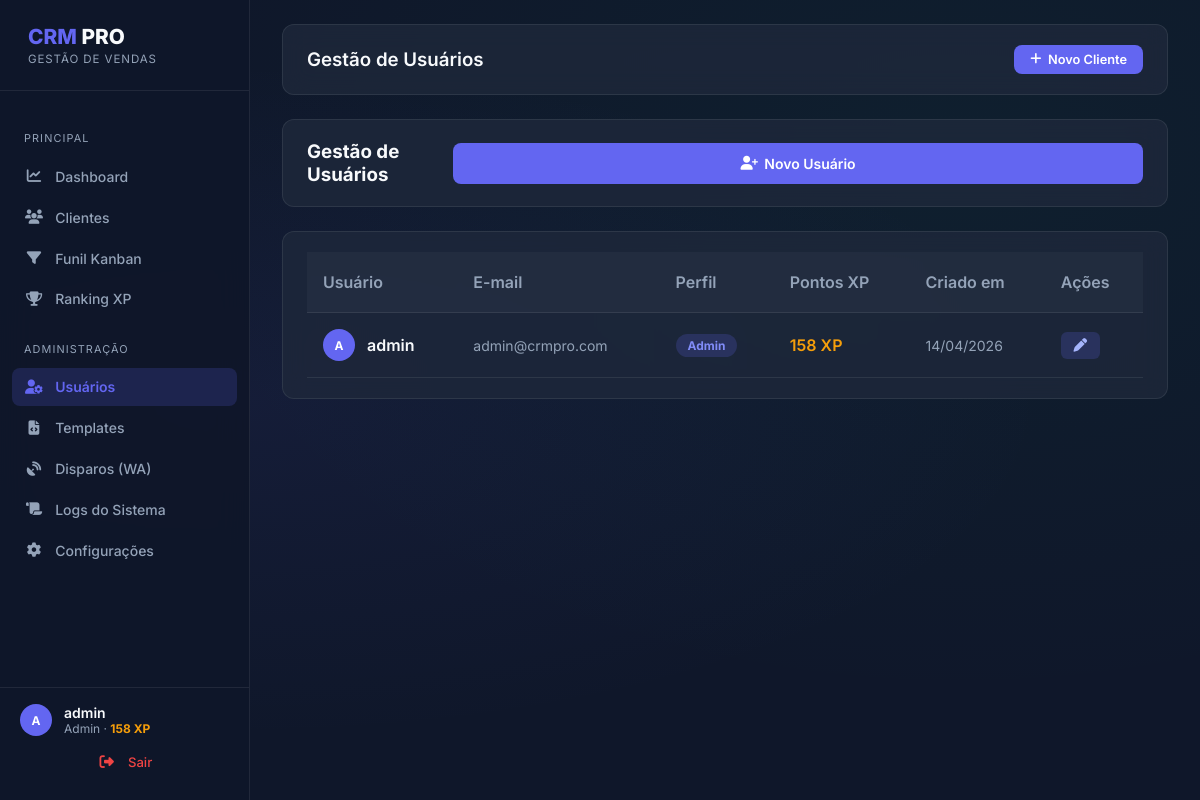
The app's page /admin/users (signed in) with its own data.
### app/models.py (models this page shows, shortened)
class User(UserMixin, db.Model):
    id = db.Column(db.Integer, primary_key=True)
    username = db.Column(db.String(64), index=True, unique=True)
    email = db.Column(db.String(120), index=True, unique=True)
    password_hash = db.Column(db.String(128))
    role = db.Column(db.String(20), default='vendedor') # 'admin', 'gerente', 'vendedor'
    performance_points = db.Column(db.Integer, default=0)
    created_at = db.Column(db.DateTime, default=datetime.utcnow)

### app/admin/routes.py (the view)
@bp.route('/users')
@login_required
@admin_required
def list_users():
    users = User.query.all()
    return render_template('admin/users.html', title='Gestão de Usuários', users=users)

### app/admin/routes.py (called while the page is built)
def admin_required(f):
    @wraps(f)
    def decorated_function(*args, **kwargs):
        if current_user.role not in ['admin', 'gerente']:
            flash('Você não tem permissão para acessar esta página.')
            return redirect(url_for('main.index'))
        return f(*args, **kwargs)
    return decorated_function

### app/models.py (called while the page is built)
@login.user_loader
def load_user(id):
    return User.query.get(int(id))

### app/templates/admin/users.html (shortened to what this page needs)
{% extends "base.html" %}
{% block content %}
<div class="header-glass mb-4 justify-between">
    <h3 class="m-0">Gestão de Usuários</h3>
    <a href="{{ url_for('admin.new_user') }}" class="btn-primary w-auto">
        <i class="fa-solid fa-user-plus"></i> Novo Usuário
    </a>
</div>
<div class="header-glass p-0 mb-4" style="overflow:hidden;display:block;">
    <div class="table-responsive">
        <table class="table-glass">
            <thead>
                <tr>
                    <th>Usuário</th>
                    <th>E-mail</th>
                    <th>Perfil</th>
                    <th>Pontos XP</th>
                    <th>Criado em</th>
                    <th>Ações</th>
                </tr>
            </thead>
            <tbody>
                {% for user in users %}
                <tr>
                    <td>
                        <div class="d-flex align-center gap-2">
                            <div class="avatar avatar-md"
                                 style="background:{% if user.role == 'admin' %}var(--primary-color){% elif user.role == 'gerente' %}#f59e0b{% else %}#475569{% endif %};">
                                {{ user.username[0] | upper }}
                            </div>
                            <span class="font-semibold">{{ user.username }}</span>
                        </div>
                    </td>
                    <td class="text-sm text-muted">{{ user.email }}</td>
                    <td>
                        <span class="badge
                            {% if user.role == 'admin' %} badge-primary
                            {% elif user.role == 'gerente' %} badge-warning
                            {% else %} badge-secondary {% endif %}">
                            {{ user.role | capitalize }}
                        </span>
                    </td>
                    <td>
                        <span class="text-warning font-semibold">{{ user.performance_points }} XP</span>
                    </td>
                    <td class="text-sm text-muted">
                        {{ user.created_at.strftime('%d/%m/%Y') }}
                    </td>
                    <td>
                        <div class="d-flex gap-2">
                            <a href="{{ url_for('admin.edit_user', id=user.id) }}" class="icon-btn-solid primary">
                                <i class="fa-solid fa-pen"></i>
                            </a>
                        </div>
                    </td>
                </tr>
                {% endfor %}
            </tbody>
        </table>
    </div>
</div>
{% endblock %}

### app/templates/base.html (shortened to what this page needs)
<!DOCTYPE html>
<html lang="pt-br">
<head>
    <link rel="stylesheet" href="{{ url_for('static', filename='css/style.css') }}">
    <link rel="stylesheet" href="https://cdnjs.cloudflare.com/ajax/libs/font-awesome/6.5.0/css/all.min.css">
</head>
<body>
    {% if current_user.is_authenticated %}
    <aside class="sidebar" id="sidebar">
        <div class="sidebar-header">
            <h2 class="sidebar-brand">
                <span class="text-primary">CRM</span>
                <span class="text-main"> PRO</span>
            </h2>
            <div class="sidebar-tagline">
                GESTÃO DE VENDAS
            </div>
        </div>
        <nav class="sidebar-nav">
            <div class="nav-section-title m-0 mb-1">
                PRINCIPAL
            </div>
            <ul>
                <li>
                    <a href="{{ url_for('main.index') }}" class="nav-link {{ 'active' if request.endpoint == 'main.index' }}">
                        <i class="fa-solid fa-chart-line nav-icon"></i> Dashboard
                    </a>
                </li>
                <li>
                    <a href="{{ url_for('crm.list_clients') }}" class="nav-link {{ 'active' if request.endpoint in ['crm.list_clients','crm.new_client','crm.edit_client', 'crm.import_csv'] }}">
                        <i class="fa-solid fa-users nav-icon"></i> Clientes
                    </a>
                </li>
                <li>
                    <a href="{{ url_for('crm.kanban') }}" class="nav-link {{ 'active' if request.endpoint == 'crm.kanban' }}">
                        <i class="fa-solid fa-filter nav-icon"></i> Funil Kanban
                    </a>
                </li>
                <li>
                    <a href="{{ url_for('main.ranking') }}" class="nav-link {{ 'active' if request.endpoint == 'main.ranking' }}">
                        <i class="fa-solid fa-trophy nav-icon"></i> Ranking XP
                    </a>
                </li>
            </ul>
            {% if current_user.role in ['admin', 'gerente'] %}
            <div class="nav-section-title">
                ADMINISTRAÇÃO
            </div>
            <ul>
                <li>
                    <a href="{{ url_for('admin.list_users') }}" class="nav-link {{ 'active' if 'admin.list_users' == request.endpoint or 'admin.new_user' == request.endpoint or 'admin.edit_user' == request.endpoint }}">
                        <i class="fa-solid fa-user-gear nav-icon"></i> Usuários
                    </a>
                </li>
                <li>
                    <a href="{{ url_for('admin.templates_list') }}" class="nav-link {{ 'active' if 'admin.templates_list' in request.endpoint }}">
                        <i class="fa-solid fa-file-code nav-icon"></i> Templates
                    </a>
                </li>
                <li>
                    <a href="{{ url_for('admin.message_logs') }}" class="nav-link {{ 'active' if 'admin.message_logs' in request.endpoint }}">
                        <i class="fa-solid fa-satellite-dish nav-icon"></i> Disparos (WA)
                    </a>
                </li>
                <li>
                    <a href="{{ url_for('admin.logs') }}" class="nav-link {{ 'active' if request.endpoint == 'admin.logs' }}">
                        <i class="fa-solid fa-scroll nav-icon"></i> Logs do Sistema
                    </a>
                </li>
                <li>
                    <a href="{{ url_for('admin.settings') }}" class="nav-link {{ 'active' if request.endpoint == 'admin.settings' }}">
                        <i class="fa-solid fa-gear nav-icon"></i> Configurações
                    </a>
                </li>
            </ul>
            {% endif %}
        </nav>
        <div class="sidebar-footer">
            <div class="d-flex align-center gap-2 mb-2">
                <div class="avatar avatar-md">
                    {{ current_user.username[0] | upper }}
                </div>
                <div>
                    <div class="font-semibold text-sm">{{ current_user.username }}</div>
                    <div class="text-xs text-muted">
                        {{ current_user.role | capitalize }} &middot;
                        <span class="text-warning font-bold">{{ current_user.performance_points }} XP</span>
                    </div>
                </div>
            </div>
            <a href="{{ url_for('auth.logout') }}" class="nav-link logout-link">
                <i class="fa-solid fa-right-from-bracket nav-icon"></i> Sair
            </a>
        </div>
    </aside>
    <div class="main-content">
        <div class="header-glass mb-4">
            <div class="d-flex align-center gap-2">
                <h3 class="m-0 font-semibold text-main">{{ title }}</h3>
            </div>
            <div class="d-flex align-center gap-2 header-glass-action">
                <a href="{{ url_for('crm.new_client') }}" class="btn-primary btn-sm pt-2 w-100">
                    <i class="fa-solid fa-plus"></i> Novo Cliente
                </a>
            </div>
        </div>
        {% block content %}{% endblock %}
    </div>
    {% else %}
    {% block auth_content %}{% endblock %}
    {% endif %}
</body>
</html>

### records on screen
User: username "A", username "admin", role "Admin", performance_points "158", email "admin@crmpro.com", created_at "14/04/2026"

### other values on screen
{{ title }} "Gestão de Usuários"
